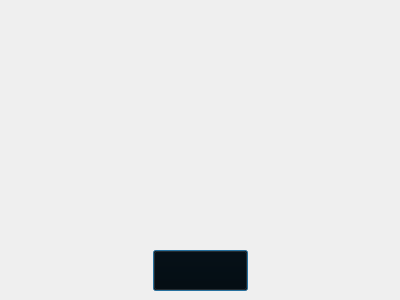
<?xml version="1.0" encoding="UTF-8"?>
<ui version="4.0">
 <class>WelcomeDialog</class>
 <widget class="QDialog" name="WelcomeDialog">
  <property name="windowModality">
   <enum>Qt::WindowModality::ApplicationModal</enum>
  </property>
  <property name="geometry">
   <rect>
    <x>0</x>
    <y>0</y>
    <width>400</width>
    <height>300</height>
   </rect>
  </property>
  <property name="sizePolicy">
   <sizepolicy hsizetype="Fixed" vsizetype="Fixed">
    <horstretch>0</horstretch>
    <verstretch>0</verstretch>
   </sizepolicy>
  </property>
  <property name="minimumSize">
   <size>
    <width>400</width>
    <height>300</height>
   </size>
  </property>
  <property name="maximumSize">
   <size>
    <width>400</width>
    <height>300</height>
   </size>
  </property>
  <property name="windowTitle">
   <string>Dialog</string>
  </property>
  <property name="sizeGripEnabled">
   <bool>false</bool>
  </property>
  <property name="modal">
   <bool>true</bool>
  </property>
  <widget class="QLabel" name="WelcomeMessage">
   <property name="geometry">
    <rect>
     <x>50</x>
     <y>0</y>
     <width>301</width>
     <height>251</height>
    </rect>
   </property>
   <property name="font">
    <font>
     <pointsize>15</pointsize>
     <bold>true</bold>
    </font>
   </property>
   <property name="text">
    <string/>
   </property>
   <property name="textFormat">
    <enum>Qt::TextFormat::AutoText</enum>
   </property>
   <property name="pixmap">
    <pixmap resource="Resources.qrc">:/new/prefix1/Images/logo.png</pixmap>
   </property>
   <property name="scaledContents">
    <bool>true</bool>
   </property>
   <property name="alignment">
    <set>Qt::AlignmentFlag::AlignCenter</set>
   </property>
  </widget>
  <widget class="QLabel" name="Ball1">
   <property name="geometry">
    <rect>
     <x>70</x>
     <y>140</y>
     <width>50</width>
     <height>50</height>
    </rect>
   </property>
   <property name="text">
    <string/>
   </property>
   <property name="pixmap">
    <pixmap resource="Resources.qrc">:/new/prefix1/Images/ball.png</pixmap>
   </property>
   <property name="scaledContents">
    <bool>true</bool>
   </property>
   <property name="alignment">
    <set>Qt::AlignmentFlag::AlignCenter</set>
   </property>
  </widget>
  <widget class="QLabel" name="Ball2">
   <property name="geometry">
    <rect>
     <x>280</x>
     <y>100</y>
     <width>50</width>
     <height>50</height>
    </rect>
   </property>
   <property name="text">
    <string/>
   </property>
   <property name="pixmap">
    <pixmap resource="Resources.qrc">:/new/prefix1/Images/ball.png</pixmap>
   </property>
   <property name="scaledContents">
    <bool>true</bool>
   </property>
   <property name="alignment">
    <set>Qt::AlignmentFlag::AlignCenter</set>
   </property>
  </widget>
  <widget class="QLabel" name="BackgroundImage">
   <property name="geometry">
    <rect>
     <x>0</x>
     <y>0</y>
     <width>400</width>
     <height>300</height>
    </rect>
   </property>
   <property name="text">
    <string/>
   </property>
   <property name="pixmap">
    <pixmap resource="Resources.qrc">:/new/prefix1/Images/soccerField3.png</pixmap>
   </property>
   <property name="scaledContents">
    <bool>true</bool>
   </property>
   <property name="alignment">
    <set>Qt::AlignmentFlag::AlignCenter</set>
   </property>
  </widget>
  <widget class="QPushButton" name="startButton">
   <property name="geometry">
    <rect>
     <x>153</x>
     <y>250</y>
     <width>95</width>
     <height>41</height>
    </rect>
   </property>
   <property name="styleSheet">
    <string notr="true">background-color: transparent
</string>
   </property>
   <property name="text">
    <string/>
   </property>
   <property name="icon">
    <iconset resource="Resources.qrc">
     <normaloff>:/new/prefix1/Images/startButton.png</normaloff>:/new/prefix1/Images/startButton.png</iconset>
   </property>
   <property name="iconSize">
    <size>
     <width>100</width>
     <height>41</height>
    </size>
   </property>
  </widget>
  <zorder>BackgroundImage</zorder>
  <zorder>Ball1</zorder>
  <zorder>Ball2</zorder>
  <zorder>WelcomeMessage</zorder>
  <zorder>startButton</zorder>
 </widget>
 <resources>
  <include location="Resources.qrc"/>
 </resources>
 <connections>
  <connection>
   <sender>startButton</sender>
   <signal>clicked()</signal>
   <receiver>WelcomeDialog</receiver>
   <slot>accept()</slot>
   <hints>
    <hint type="sourcelabel">
     <x>200</x>
     <y>270</y>
    </hint>
    <hint type="destinationlabel">
     <x>199</x>
     <y>149</y>
    </hint>
   </hints>
  </connection>
 </connections>
</ui>
